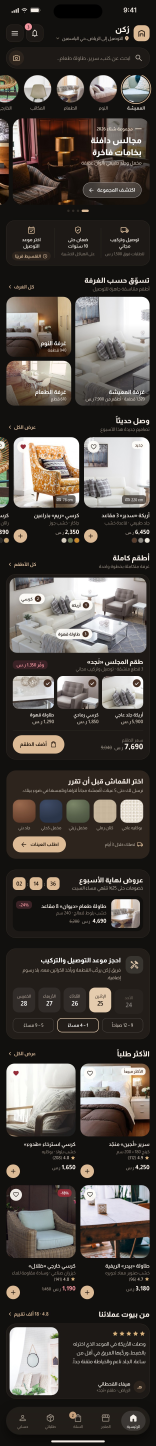
#> input picture phase3a/furniture-A-home-dark.jpg, 780 x 7228 px (shown at 1/5 size)
$ python cut.py ../furniture-A-home-dark.jpg
#> lines starting #> are read from the running program, lines starting #| are printed output that depends on the picture
import sys
from PIL import Image
T='/tmp/claude-0/-home-user/79dd7bf6-1ec5-553b-bdbf-feab2c11c43f/scratchpad/p3a_tmp/rv/'
import os; os.makedirs(T,exist_ok=True)
for f in sys.argv[1:]:
    im=Image.open(f); h=im.size[1]; n=0; b=os.path.basename(f)[:-4]
#> further down, im is the input picture: PIL image 780x7228 RGB; mean R, G, B 75.7, 70.2, 65.4
#> after `h = im.size[1]`: h = 7228
    for y in range(0,h,1800):
        im.crop((0,y,780,min(h,y+1800))).save(T+f'{b}_{n}.jpg',quality=70); n+=1
#> this loop made 5 passes
#> pass 1, `im.crop((0, y, 780, min(h, y + 1800))).save(T + f'{b}_{n}.jpg', qualit`:
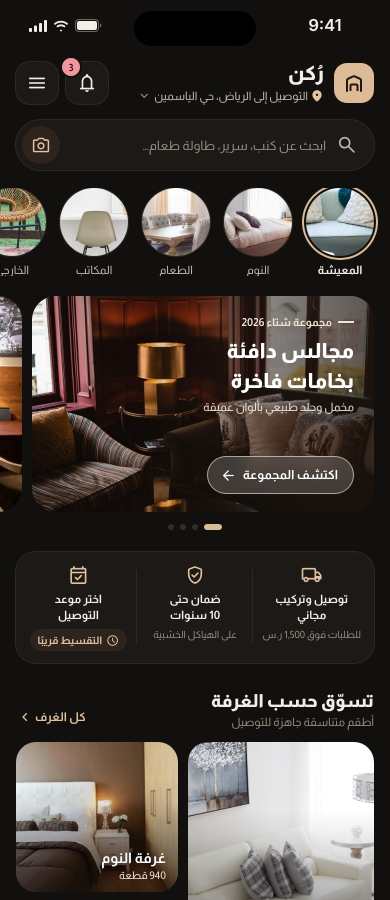
#> saved as furniture-A-home-dark_0.jpg: PIL image 780x1800 RGB (shown at 1/2 size); mean R, G, B 65.6, 58.8, 53.8
#> pass 2, `im.crop((0, y, 780, min(h, y + 1800))).save(T + f'{b}_{n}.jpg', qualit`:
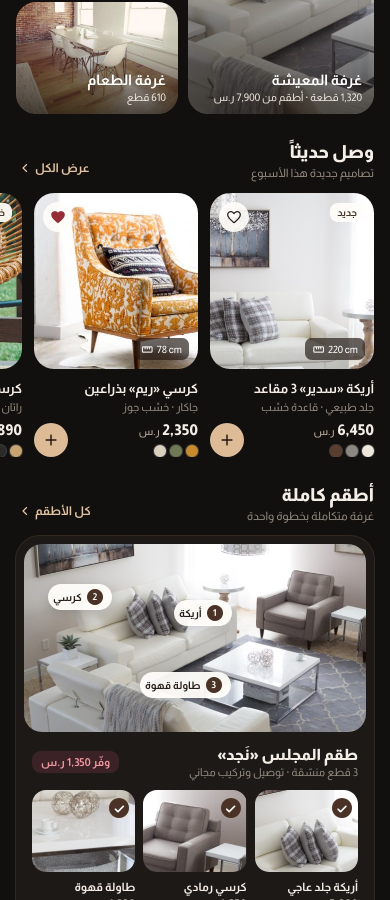
#> saved as furniture-A-home-dark_1.jpg: PIL image 780x1800 RGB (shown at 1/2 size); mean R, G, B 105.3, 100.5, 95.9
#> after the loop, n = 5
    print(b,im.size,n)
#| furniture-A-home-dark (780, 7228) 5

$ run again, on phase3a/furniture-A-listing-light.jpg
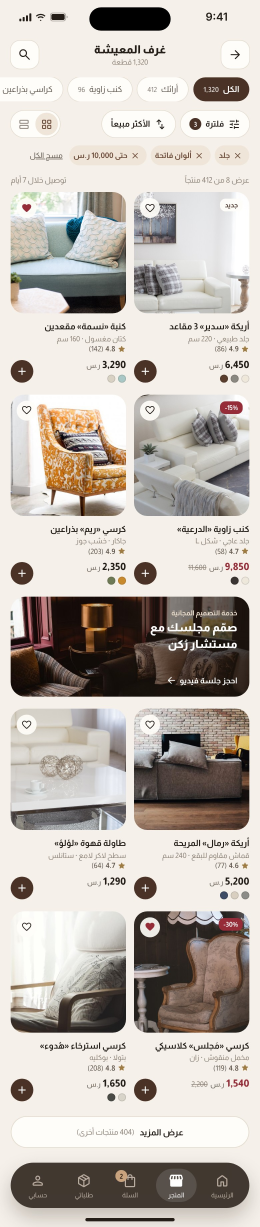
#> input picture phase3a/furniture-A-listing-light.jpg, 780 x 3680 px (shown at 1/3 size)
#> im is the input picture: PIL image 780x3680 RGB; mean R, G, B 192.3, 185.3, 178.8
#> the loop `for y in range(0,h,1800):` made 3 passes
#> pass 1, `im.crop((0, y, 780, min(h, y + 1800))).save(T + f'{b}_{n}.jpg', qualit`:
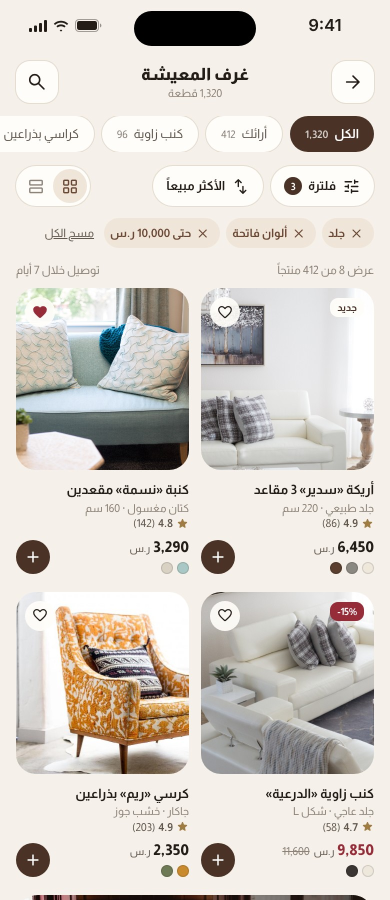
#> saved as furniture-A-listing-light_0.jpg: PIL image 780x1800 RGB (shown at 1/2 size); mean R, G, B 214.3, 208.7, 202.3
#> pass 2, `im.crop((0, y, 780, min(h, y + 1800))).save(T + f'{b}_{n}.jpg', qualit`:
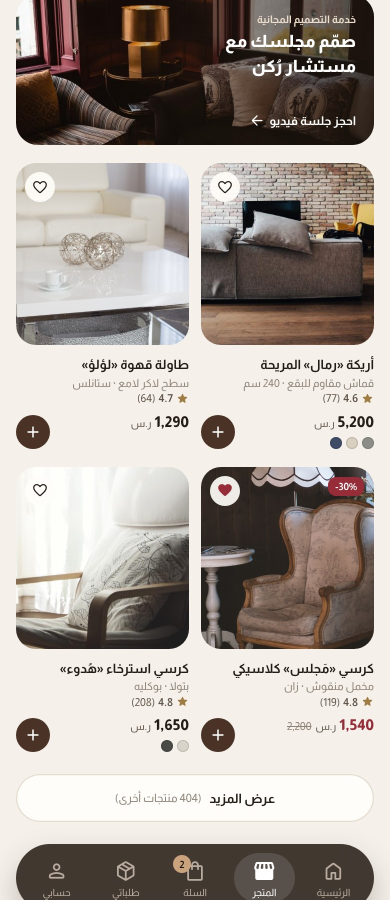
#> saved as furniture-A-listing-light_1.jpg: PIL image 780x1800 RGB (shown at 1/2 size); mean R, G, B 171, 162.7, 156.1
#> after the loop `for y in range(0,h,1800):`: n = 3
#| furniture-A-listing-light (780, 3680) 3

$ run again, on phase3a/furniture-A-menu-dark.jpg
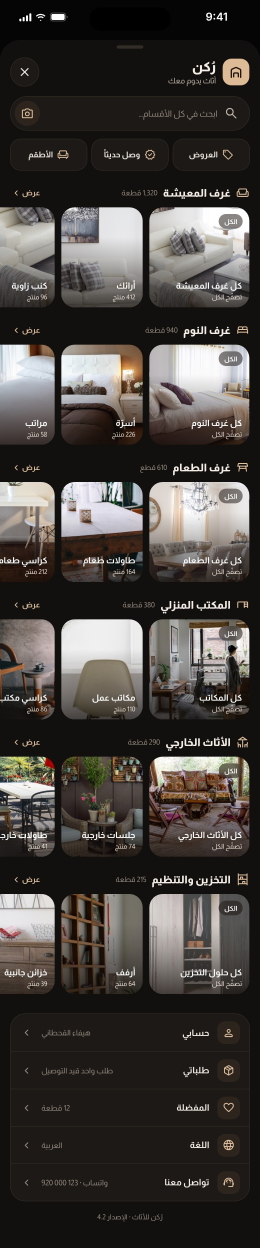
#> input picture phase3a/furniture-A-menu-dark.jpg, 780 x 3742 px (shown at 1/3 size)
#> im is the input picture: PIL image 780x3742 RGB; mean R, G, B 69.2, 64.9, 61.2
#> the loop `for y in range(0,h,1800):` made 3 passes
#> pass 1, `im.crop((0, y, 780, min(h, y + 1800))).save(T + f'{b}_{n}.jpg', qualit`:
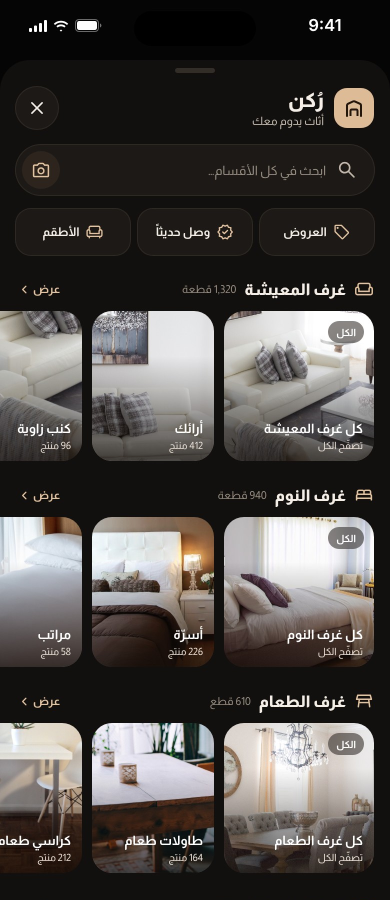
#> saved as furniture-A-menu-dark_0.jpg: PIL image 780x1800 RGB (shown at 1/2 size); mean R, G, B 76.8, 73.1, 70.3
#> pass 2, `im.crop((0, y, 780, min(h, y + 1800))).save(T + f'{b}_{n}.jpg', qualit`:
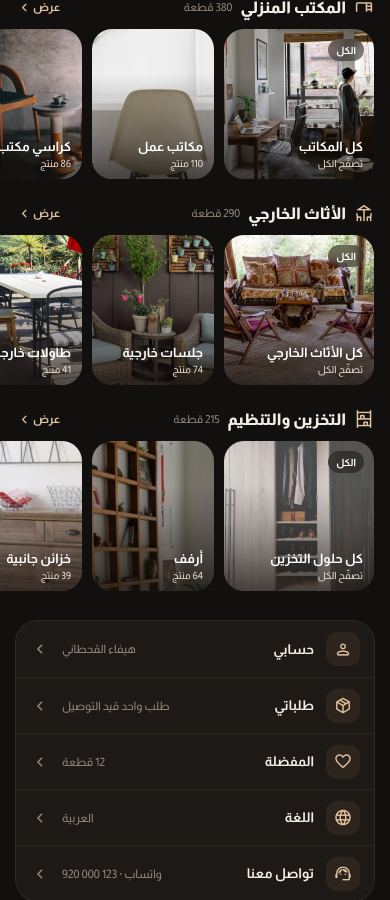
#> saved as furniture-A-menu-dark_1.jpg: PIL image 780x1800 RGB (shown at 1/2 size); mean R, G, B 65.6, 60.5, 55.7
#> after the loop `for y in range(0,h,1800):`: n = 3
#| furniture-A-menu-dark (780, 3742) 3

$ run again, on phase3a/furniture-A-product-dark.jpg
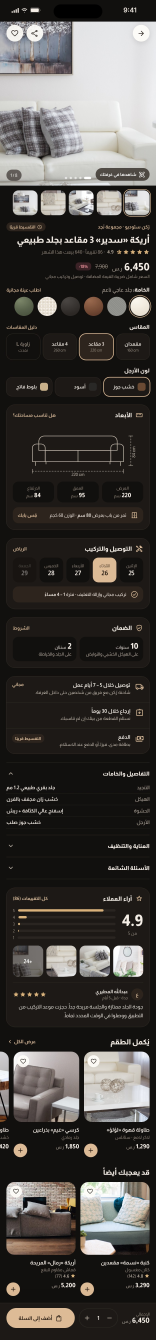
#> input picture phase3a/furniture-A-product-dark.jpg, 780 x 6700 px (shown at 1/5 size)
#> im is the input picture: PIL image 780x6700 RGB; mean R, G, B 68.9, 65.6, 62.4
#> the loop `for y in range(0,h,1800):` made 4 passes
#> pass 1, `im.crop((0, y, 780, min(h, y + 1800))).save(T + f'{b}_{n}.jpg', qualit`:
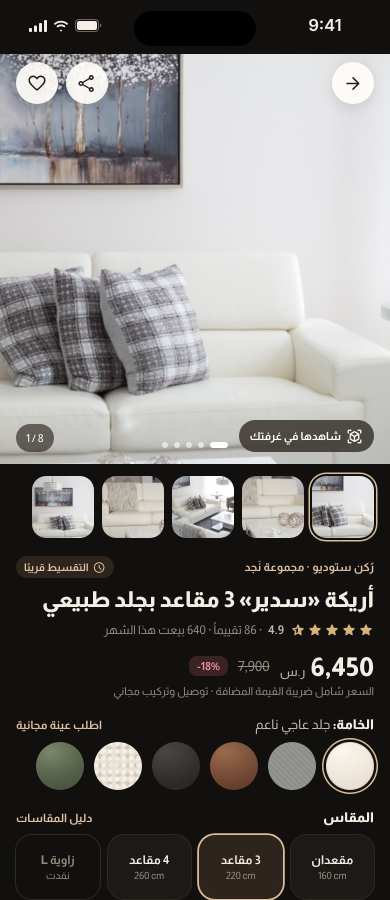
#> saved as furniture-A-product-dark_0.jpg: PIL image 780x1800 RGB (shown at 1/2 size); mean R, G, B 114.7, 113, 111.2
#> pass 2, `im.crop((0, y, 780, min(h, y + 1800))).save(T + f'{b}_{n}.jpg', qualit`:
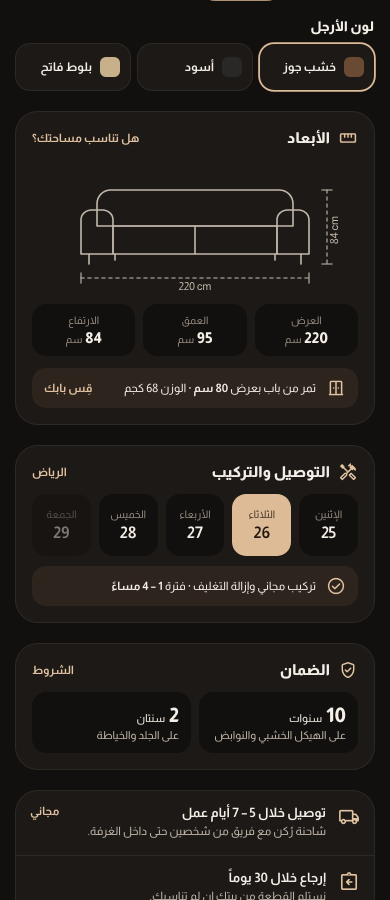
#> saved as furniture-A-product-dark_1.jpg: PIL image 780x1800 RGB (shown at 1/2 size); mean R, G, B 33.8, 29.9, 26.2
#> after the loop `for y in range(0,h,1800):`: n = 4
#| furniture-A-product-dark (780, 6700) 4
